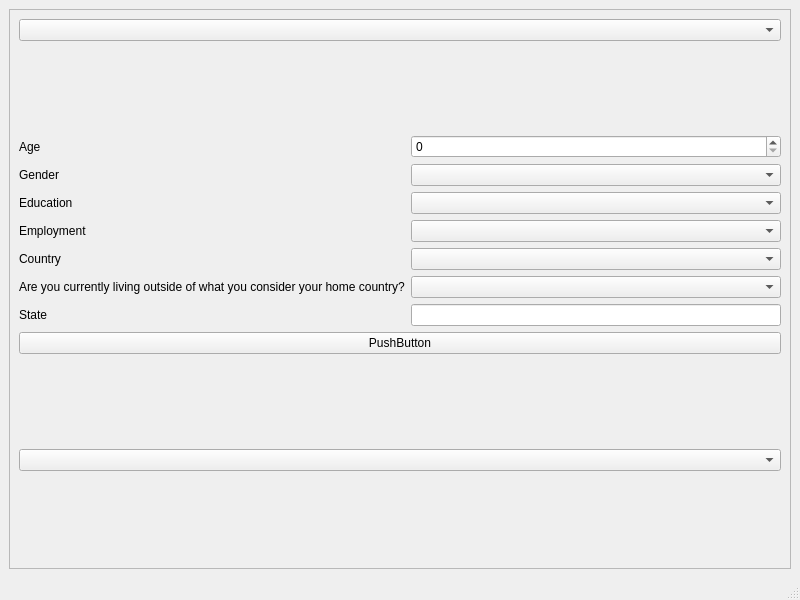
<?xml version="1.0" encoding="UTF-8"?>
<ui version="4.0">
 <class>MainWindow</class>
 <widget class="QMainWindow" name="MainWindow">
  <property name="geometry">
   <rect>
    <x>0</x>
    <y>0</y>
    <width>800</width>
    <height>600</height>
   </rect>
  </property>
  <property name="windowTitle">
   <string>MainWindow</string>
  </property>
  <property name="styleSheet">
   <string notr="true"/>
  </property>
  <widget class="QWidget" name="centralwidget">
   <layout class="QGridLayout" name="gridLayout_2">
    <item row="0" column="0">
     <widget class="QScrollArea" name="scrollArea">
      <property name="widgetResizable">
       <bool>true</bool>
      </property>
      <widget class="QWidget" name="scrollAreaWidgetContents">
       <property name="geometry">
        <rect>
         <x>0</x>
         <y>0</y>
         <width>774</width>
         <height>523</height>
        </rect>
       </property>
       <layout class="QVBoxLayout" name="verticalLayout">
        <item>
         <widget class="QComboBox" name="comboBox">
          <property name="styleSheet">
           <string notr="true"/>
          </property>
         </widget>
        </item>
        <item>
         <widget class="PlotWidget" name="graphWidget" native="true"/>
        </item>
        <item>
         <layout class="QGridLayout" name="gridLayout">
          <item row="6" column="0">
           <widget class="QLabel" name="lblState">
            <property name="text">
             <string>State</string>
            </property>
           </widget>
          </item>
          <item row="3" column="0">
           <widget class="QLabel" name="lblEmployeement">
            <property name="text">
             <string>Employment</string>
            </property>
           </widget>
          </item>
          <item row="6" column="1">
           <widget class="QLineEdit" name="lneState">
            <property name="styleSheet">
             <string notr="true"/>
            </property>
           </widget>
          </item>
          <item row="1" column="0">
           <widget class="QLabel" name="lblGender">
            <property name="text">
             <string>Gender</string>
            </property>
           </widget>
          </item>
          <item row="5" column="1">
           <widget class="QComboBox" name="cboExpat"/>
          </item>
          <item row="4" column="1">
           <widget class="QComboBox" name="cboCountry"/>
          </item>
          <item row="4" column="0">
           <widget class="QLabel" name="lblCountry">
            <property name="text">
             <string>Country</string>
            </property>
           </widget>
          </item>
          <item row="2" column="0">
           <widget class="QLabel" name="lblEdu">
            <property name="text">
             <string>Education</string>
            </property>
           </widget>
          </item>
          <item row="5" column="0">
           <widget class="QLabel" name="lblExpat">
            <property name="text">
             <string>Are you currently living outside of what you consider your home country?</string>
            </property>
           </widget>
          </item>
          <item row="0" column="0">
           <widget class="QLabel" name="lblAge">
            <property name="text">
             <string>Age</string>
            </property>
           </widget>
          </item>
          <item row="1" column="1">
           <widget class="QComboBox" name="cboGender">
            <property name="styleSheet">
             <string notr="true"/>
            </property>
           </widget>
          </item>
          <item row="2" column="1">
           <widget class="QComboBox" name="cboEducation"/>
          </item>
          <item row="3" column="1">
           <widget class="QComboBox" name="cboEmployment"/>
          </item>
          <item row="0" column="1">
           <widget class="QSpinBox" name="spiAge">
            <property name="styleSheet">
             <string notr="true"/>
            </property>
           </widget>
          </item>
         </layout>
        </item>
        <item>
         <widget class="QPushButton" name="btnRun">
          <property name="styleSheet">
           <string notr="true"/>
          </property>
          <property name="text">
           <string>PushButton</string>
          </property>
         </widget>
        </item>
        <item>
         <widget class="PlotWidget" name="widget" native="true"/>
        </item>
        <item>
         <widget class="QComboBox" name="comboBox_2">
          <property name="styleSheet">
           <string notr="true"/>
          </property>
         </widget>
        </item>
        <item>
         <widget class="PlotWidget" name="widget_2" native="true"/>
        </item>
       </layout>
      </widget>
     </widget>
    </item>
   </layout>
  </widget>
  <widget class="QMenuBar" name="menubar">
   <property name="geometry">
    <rect>
     <x>0</x>
     <y>0</y>
     <width>800</width>
     <height>24</height>
    </rect>
   </property>
  </widget>
  <widget class="QStatusBar" name="statusbar"/>
 </widget>
 <customwidgets>
  <customwidget>
   <class>PlotWidget</class>
   <extends>QWidget</extends>
   <header>pyqtgraph</header>
   <container>1</container>
  </customwidget>
 </customwidgets>
 <resources/>
 <connections/>
</ui>
